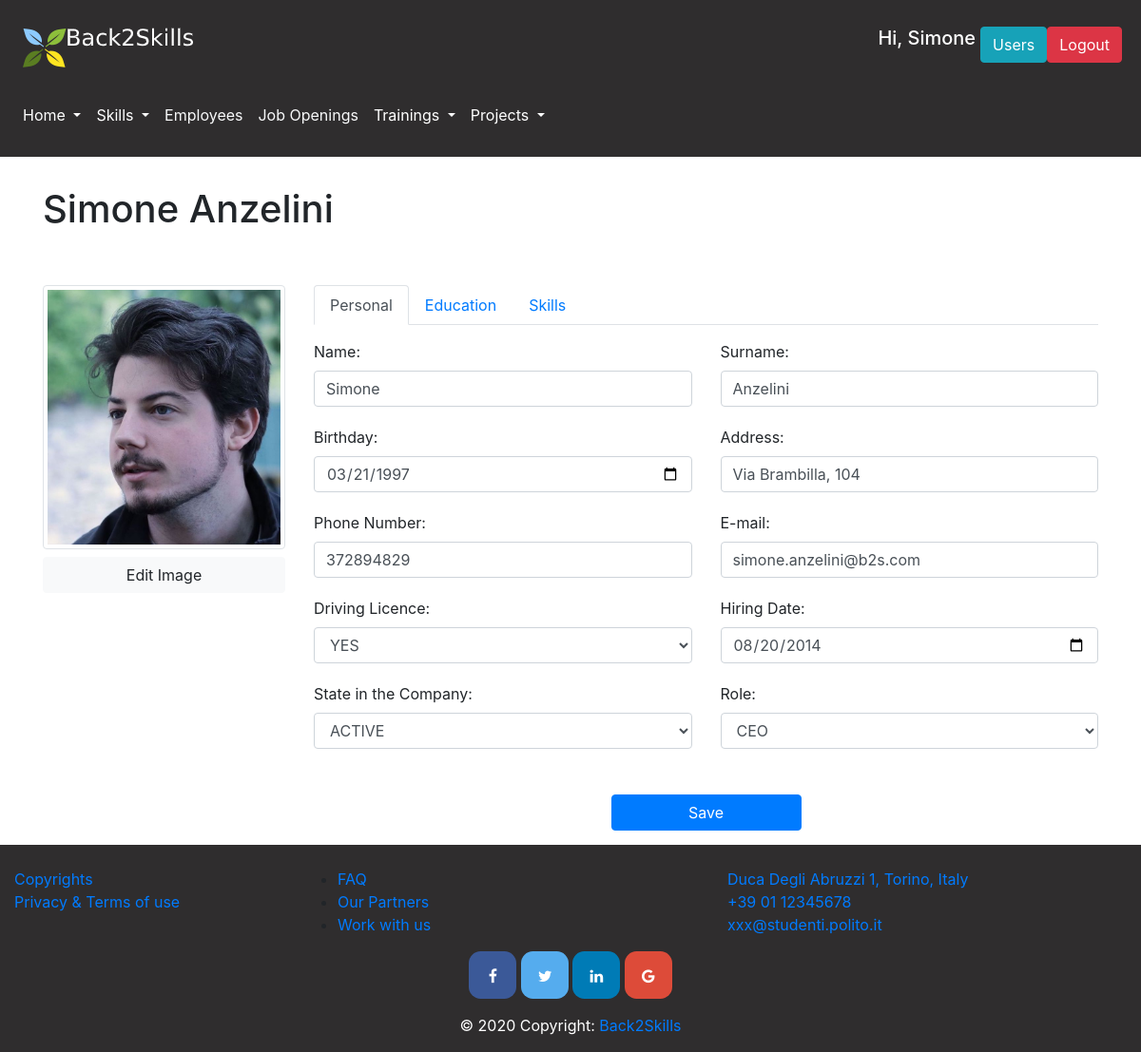
The app's page /edit_employee/1 (signed in) with its own data.
### database.py (models this page shows, shortened)
class User(db.Model):
    __tablename__ = 'user'
    id = db.Column(db.Integer, primary_key=True)
    name = db.Column(db.String)
    surname = db.Column(db.String)
    email = db.Column(db.String, nullable=False, unique=True)
    password = db.Column(db.String, nullable=False)
    admin = db.Column(db.Boolean)
    project = db.Column(db.Integer, db.ForeignKey('project.id'))
    @property
    def is_authenticated(self):
        return True

class Employee(db.Model):
    __tablename__ = 'employee'
    id = db.Column(db.Integer, primary_key=True)
    photo = db.Column(db.String(100), nullable=False, default='')
    cv = db.Column(db.String) #eventually we can put a link to the Curriculum Vitae file
    name = db.Column(db.String)
    surname = db.Column(db.String)
    email = db.Column(db.String)
    telephone = db.Column(db.String)
    date_of_birth = db.Column(db.Date)
    date_of_assumption = db.Column(db.Date)
    living_place = db.Column(db.String)
    driving_licence = db.Column(db.Boolean) #I would say we only specify whether he/she has it or not, so true or false
    role = db.Column(db.Integer, db.ForeignKey('role.id'))
    skill = db.relationship("Skill", secondary="employee_skill")
    training = db.relationship("Training", secondary="employee_training")
    project_role = db.relationship("Project_Role")
    state_in_company = db.Column(db.String)
    education_level = db.Column(db.String)
    language_certificate = db.Column(db.String)

### app.py (the view, shortened to what this page needs)
@app.route('/edit_employee/<int:id>', methods=['GET', 'POST'])
@login_required
def edit_employee(id):
    form = EmployeeForm()
    skills = get_skills()  # get all the skills in db
    form.role.choices = [(role.id, role.name) for role in get_roles()]
    if request.method == 'GET':
        employee = get_employee_by_id(id)
        form.name.data = employee.name
        form.surname.data = employee.surname
        form.birthday.data = employee.date_of_birth
        form.phone.data = employee.telephone
        form.email.data = employee.email
        form.driving_licence.data = employee.driving_licence
        form.living_place.data = employee.living_place
        form.date_of_assumption.data = employee.date_of_assumption
        form.state_in_company.data = employee.state_in_company
        form.role.data = employee.role
        form.education_level.data = employee.education_level
        form.language_certificate.data = employee.language_certificate
        employee_skills = get_skills_of_employee(employee.id)
        dic = []
        for employee_skill in employee_skills:
            grade = get_gradeofskill_by_emp_skill(id, employee_skill.id)
            dic.append((employee_skill.id, employee_skill.name, grade))
    return render_template('edit_employee.html', employee=employee, form=form, employee_skills=employee_skills,
                           skills=skills, dic=dic)

### app.py
class EmployeeForm(FlaskForm):
    name = StringField('Name:', [validators.DataRequired()])
    surname = StringField('Surname:', validators=[DataRequired()])
    birthday = DateField('Birthday:', format='%Y-%m-%d', validators=[DataRequired()])
    living_place = StringField('Address:', validators=[DataRequired()])
    phone = StringField('Phone Number:', validators=[DataRequired()])
    email = StringField('E-mail:', validators=[DataRequired()])
    driving_licence = SelectField(u'Driving Licence:', choices=[(True, 'YES'), (False, 'NO')],
                                  validators=[InputRequired()], coerce=lambda x: x == 'True')
    date_of_assumption = DateField('Hiring Date:', format='%Y-%m-%d')
    role = SelectField(u'Role:', coerce=int)
    state_in_company = SelectField(u'State in the Company:',
                                   choices=[('active', 'ACTIVE'), ('layoffs', 'LAYOFFS'), ('holidays', 'HOLIDAYS')],
                                   validators=[InputRequired()])
    education_level = StringField('Level of Education')
    language_certificate = StringField('Language Certifications')
    submit = SubmitField('Save')

### app.py (called while the page is built)
@login_manager.user_loader
def load_user(user_id):
    return get_user_by_id(user_id)

@app.after_request
def add_header(r):
    r.headers["Cache-Control"] = "no-cache, no-store, must-revalidate"
    r.headers["Pragma"] = "no-cache"
    r.headers["Expires"] = "0"
    r.headers['Cache-Control'] = 'public, max-age=0'
    return r

### database.py (called while the page is built)
def get_employee_by_id(emp_id):
    return Employee.query.filter(Employee.id==emp_id).first()

def get_user_by_id(user_id):
    return User.query.filter(User.id==user_id).first()

def get_skills():
    skills=Skill.query.all()
    skills.sort(key=lambda x: x.name)
    return skills

def get_roles():
    roles=Role.query.all()
    roles.sort(key=lambda x: x.name)
    return roles

def get_skills_of_employee(emp_id):
    employee = Employee.query.filter(Employee.id == emp_id).first()
    skills = employee.skill
    return skills

def get_gradeofskill_by_emp_skill(emp_id, skill_id):
    link=Employee_Skill.query.filter(Employee_Skill.emp_id==emp_id, Employee_Skill.skill_id==skill_id).first()
    grade=0
    if link:
        grade=link.grade
    return grade

### templates/edit_employee.html (shortened to what this page needs)
{% extends "layout.html" %}
    {% block pageContent %}
    <div class="container">
        {% if current_user.is_authenticated and current_user.admin %}
        <div class="row mt-3">
            <div class="col-sm-10">
                <h1>{{ employee.name }} {{ employee.surname }}</h1>
            </div>
        </div>
        <form method=post enctype=multipart/form-data id="form">
            <div class="row mt-5">
                <div class="col-sm-3">
                    <div class="text-center">
                        {% if employee.photo != "default"%}
                        <img src="/static/images/profile/{{ employee.photo }}" class="avatar img-circle img-thumbnail"
                            alt="avatar" id="avatarImg">
                        {% else %}
                        <img src="http://ssl.gstatic.com/accounts/ui/avatar_2x.png"
                            class="avatar img-circle img-thumbnail" alt="avatar" id="avatarImg">
                        {% endif%}
                        <div class="mt-2">
                            <span class="btn btn-light btn-block btn-file">
                                Edit Image
                            </span>
                        </div>
                    </div>
                </div>
                <div class="col-sm-9">
                    <ul class="nav nav-tabs" id="myTab" role="tablist">
                        <li class="nav-item">
                            <a class="nav-link active" id="home-tab" data-toggle="tab" href="#home" role="tab"
                                aria-selected="true">Personal</a>
                        </li>
                        <li class="nav-item">
                            <a class="nav-link" id="profile-tab" data-toggle="tab" href="#profile" role="tab"
                                aria-selected="false">Education</a>
                        </li>
                        <li class="nav-item">
                            <a class="nav-link" id="skill-tab" data-toggle="tab" href="#skill" role="tab"
                                aria-selected="false">Skills</a>
                        </li>
                    </ul>
                    <div class="tab-content" id="myTabContent">
                        <div class="tab-pane fade show active" id="home" role="tabpanel" aria-labelledby="home-tab">
                            <div class="row mt-3">
                                <div class="col-6">
                                    {{ form.name.label }}
                                    {{ form.name(class='form-control') }}
                                </div>
                                <div class="col-6">
                                    {{ form.surname.label }}
                                    {{ form.surname(class='form-control') }}
                                </div>
                            </div>
                            <div class="row mt-3">
                                <div class="col-6 mt-1">
                                    {{ form.birthday.label }}
                                    {{ form.birthday(class='form-control',type="date") }}
                                </div>
                                <div class="col-6 mt-1">
                                    {{ form.living_place.label }}
                                    {{ form.living_place(class='form-control') }}
                                </div>
                            </div>
                            <div class="row mt-3">
                                <div class="col-6 mt-1">
                                    {{ form.phone.label }}
                                    {{ form.phone(class='form-control') }}
                                </div>
                                <div class="col-6 mt-1">
                                    {{ form.email.label }}
                                    {{ form.email(class='form-control') }}
                                </div>
                            </div>
                            <div class="row mt-3">
                                <div class="col-6 mt-1">
                                    {{ form.driving_licence.label }}
                                    {{ form.driving_licence(class='form-control') }}
                                </div>
                                <div class="col-6 mt-1">
                                    {{ form.date_of_assumption.label }}
                                    {{ form.date_of_assumption(class='form-control', type="date") }}
                                </div>
                            </div>
                            <div class="row mt-3">
                                <div class="col-6 mt-1">
                                    {{ form.state_in_company.label }}
                                    {{ form.state_in_company(class='form-control') }}
                                </div>
                                <div class="col-6 mt-1">
                                    {{ form.role.label }}
                                    {{ form.role(class='form-control') }}
                                </div>
                            </div>
                        </div>
                        <div class="row mt-5 justify-content-center ">
                            {{ form.submit(class="btn btn-primary",style="width: 200px" ) }}{{ form.hidden_tag() }}
                        </div>
                    </div>
                </div>
            </div>
        </form>
        {% else %}
            <h2>You must be an admin to edit a user's information</h2>
        {% endif %}
    </div>
    {% endblock %}

### templates/layout.html (shortened to what this page needs)
<!DOCTYPE html>
<html lang="en">
<head>
    <link rel="stylesheet" href="{{ url_for('static',filename='css/bootstrap.css') }}" >
    <link rel="stylesheet" href="{{ url_for('static',filename='css/bootstrap-override.css') }}" >
</head>
<body>
<header>
    <nav class="navbar navbar-expand-lg navbar-light light-dark" id="loginNavbar">
        <a class="navbar-brand" href="/home"><img src="/static/images/Logosmallwhite.png" alt=""></a>
        {% if current_user.is_authenticated%}
            <div class="btn-group ml-auto mr-1">
                <h5 style="color: white; margin-right: 5px;">Hi, {{ current_user.name }}</h5>
                {% if current_user.admin %}
                    <a href="/users"><button class="btn btn-info">Users</button></a>
                {% else %}
                    {% if current_user.project %}
                        <a href="/project/{{ current_user.project }}"><button class="btn btn-info">Your project</button></a>
                    {% endif %}
                {% endif %}
                <form action="/logout" method="POST">
                    <button type="submit" class="btn btn-danger">Logout</button>
                </form>
            </div>
        {% else %}
            <a href="/login" class="btn btn-info ml-auto mr-1" role="button">Login</a>
        {% endif %}
    </nav>
    <nav class="navbar navbar-expand-lg navbar-light text-white light-dark" id="menuNavbar">
        <div class="collapse navbar-collapse" id="navbarSupportedContent">
            <ul class="navbar-nav mr-auto">
                <li class="nav-item dropdown ">
                    <a class="nav-link dropdown-toggle text-white" href="#" id="homepageDropdown" role="button" data-toggle="dropdown" aria-haspopup="true" aria-expanded="false">
                        Home
                    </a>
                </li>
                <li class="nav-item dropdown">
                    <a class="nav-link dropdown-toggle text-white" href="/skills" id="skillsDropdown" role="button" data-toggle="dropdown" aria-haspopup="true" aria-expanded="false">
                        Skills
                    </a>
                </li>
                <li class="nav-item">
                    <a class="nav-link" href="/employees" id="employeesButton" role="button" aria-haspopup="true" aria-expanded="false" >
                        <p class="text-light"> Employees</p>
                    </a>
                </li>
                <li class="nav-item">
                    <a class="nav-link" href="/jobs" id="jobsButton" role="button" aria-haspopup="true" aria-expanded="false">
                        <p class="text-light">Job Openings</p>
                    </a>
                </li>
                <li class="nav-item dropdown">
                    <a class="nav-link dropdown-toggle text-white" href="#" id="trainingsDropdown" role="button" data-toggle="dropdown" aria-haspopup="true" aria-expanded="false">
                        Trainings
                    </a>
                </li>
                <li class="nav-item dropdown">
                    <a class="nav-link dropdown-toggle text-white" href="#" id="projectsDropdown" role="button" data-toggle="dropdown" aria-haspopup="true" aria-expanded="false">
                        Projects
                    </a>
                </li>
            </ul>
        </div>
    </nav>
</header>
<main role="main" id="main-container">
    {% block pageContent %}
    {% endblock %}
</main>
<footer class="page-footer font-small light-dark pt-4">
    <div class="container-fluid text-center text-md-left">
        <div class="row">
            <div class="col-md-3 mb-md-0 mb-3">
                <ul class="list-unstyled">
                    <li>
                        <a href="#">Copyrights</a>
                    </li>
                    <li>
                        <a href="#">Privacy & Terms of use</a>
                    </li>
                </ul>
            </div>
            <div class="col-md-3 mb-md-0 mb-3">
                <ul>
                    <li>
                        <a href="/faq" role="button">FAQ</a>
                    </li>
                    <li>
                        <a href="#">Our Partners</a>
                    </li>
                    <li>
                        <a href="#">Work with us</a>
                    </li>
                </ul>
            </div>
            <div class="col-md-3 mx-auto">
                <ul class="list-unstyled">
                    <li>
                        <a href="#!">Duca Degli Abruzzi 1, Torino, Italy</a>
                    </li>
                    <li>
                        <a href="#!">+39 01 12345678</a>
                    </li>
                    <li>
                        <a href="#!">xxx@studenti.polito.it</a>
                    </li>
                </ul>
            </div>
        </div>
    </div>
    <div class="container">
        <div class="mx-auto" style="width: 400px;">
            <link rel="stylesheet" href="https://cdnjs.cloudflare.com/ajax/libs/font-awesome/4.7.0/css/font-awesome.min.css">
            <div class=" text-center">
                <a href="#" class="fa fa-facebook" style="font-size: medium"></a>
                <a href="#" class="fa fa-twitter" style="font-size: medium"></a>
                <a href="#" class="fa fa-linkedin" style="font-size: medium"></a>
                <a href="#" class="fa fa-google" style="font-size: medium"></a>
            </div>
        </div>
    </div>
    <div class="footer-copyright text-white text-center py-3">© 2020 Copyright:
        <a href=""> Back2Skills</a>
    </div>
</footer>
</body>
</html>

### templates/edit_employee.html (style rules this page uses)
.btn-file { position: relative; overflow: hidden; }

### records on screen
User: name "Simone"
Employee: name "Simone", surname "Anzelini", photo (picture), living_place "Via Brambilla, 104", email "simone.anzelini@b2s.com", driving_licence "YES", date_of_assumption "08/20/2014", state_in_company "ACTIVE", role "CEO"
